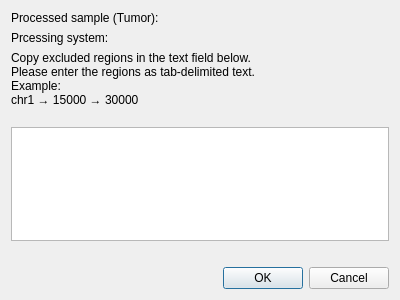
<?xml version="1.0" encoding="UTF-8"?>
<ui version="4.0">
 <class>cfDNARemovedRegions</class>
 <widget class="QDialog" name="cfDNARemovedRegions">
  <property name="geometry">
   <rect>
    <x>0</x>
    <y>0</y>
    <width>400</width>
    <height>300</height>
   </rect>
  </property>
  <property name="windowTitle">
   <string>Dialog</string>
  </property>
  <layout class="QVBoxLayout" name="verticalLayout_2">
   <item>
    <layout class="QGridLayout" name="gridLayout">
     <item row="0" column="0">
      <widget class="QLabel" name="label_2">
       <property name="text">
        <string>Processed sample (Tumor):</string>
       </property>
      </widget>
     </item>
     <item row="1" column="0">
      <widget class="QLabel" name="label_3">
       <property name="text">
        <string>Prcessing system:</string>
       </property>
      </widget>
     </item>
     <item row="0" column="1">
      <widget class="QLabel" name="l_processed_sample">
       <property name="text">
        <string/>
       </property>
      </widget>
     </item>
     <item row="1" column="1">
      <widget class="QLabel" name="l_processing_system">
       <property name="text">
        <string/>
       </property>
      </widget>
     </item>
    </layout>
   </item>
   <item>
    <widget class="QLabel" name="label">
     <property name="text">
      <string>&lt;html&gt;&lt;head/&gt;&lt;body&gt;&lt;p&gt;Copy excluded regions in the text field below.&lt;br/&gt;Please enter the regions as tab-delimited text.&lt;br/&gt;Example:&lt;br/&gt;chr1 → 15000 → 30000&lt;br/&gt;&lt;/p&gt;&lt;/body&gt;&lt;/html&gt;</string>
     </property>
    </widget>
   </item>
   <item>
    <widget class="QTextEdit" name="te_removed_regions"/>
   </item>
   <item>
    <widget class="QLabel" name="l_last_modified">
     <property name="text">
      <string/>
     </property>
    </widget>
   </item>
   <item>
    <widget class="QDialogButtonBox" name="buttonBox">
     <property name="standardButtons">
      <set>QDialogButtonBox::Cancel|QDialogButtonBox::Ok</set>
     </property>
    </widget>
   </item>
  </layout>
 </widget>
 <resources/>
 <connections/>
</ui>
